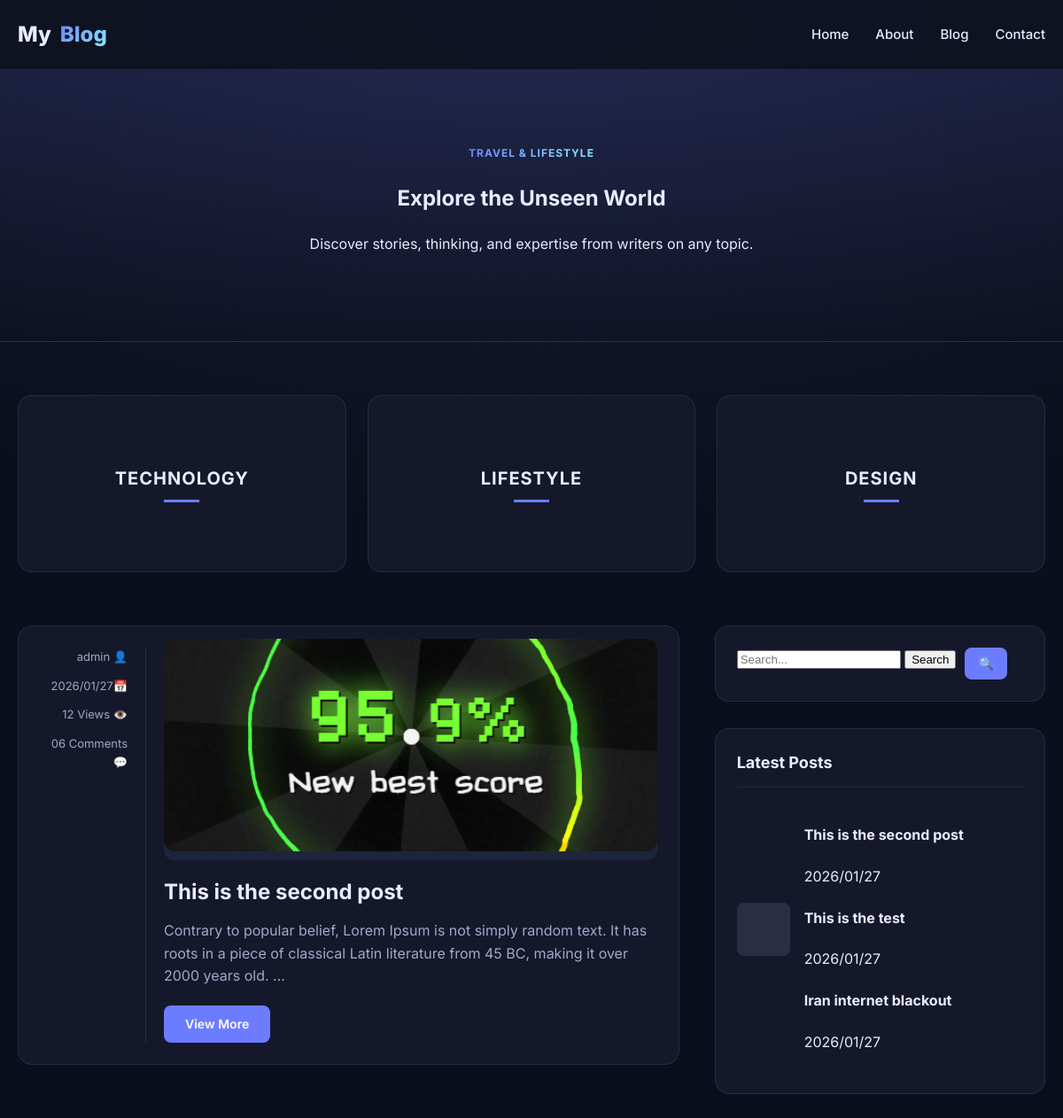
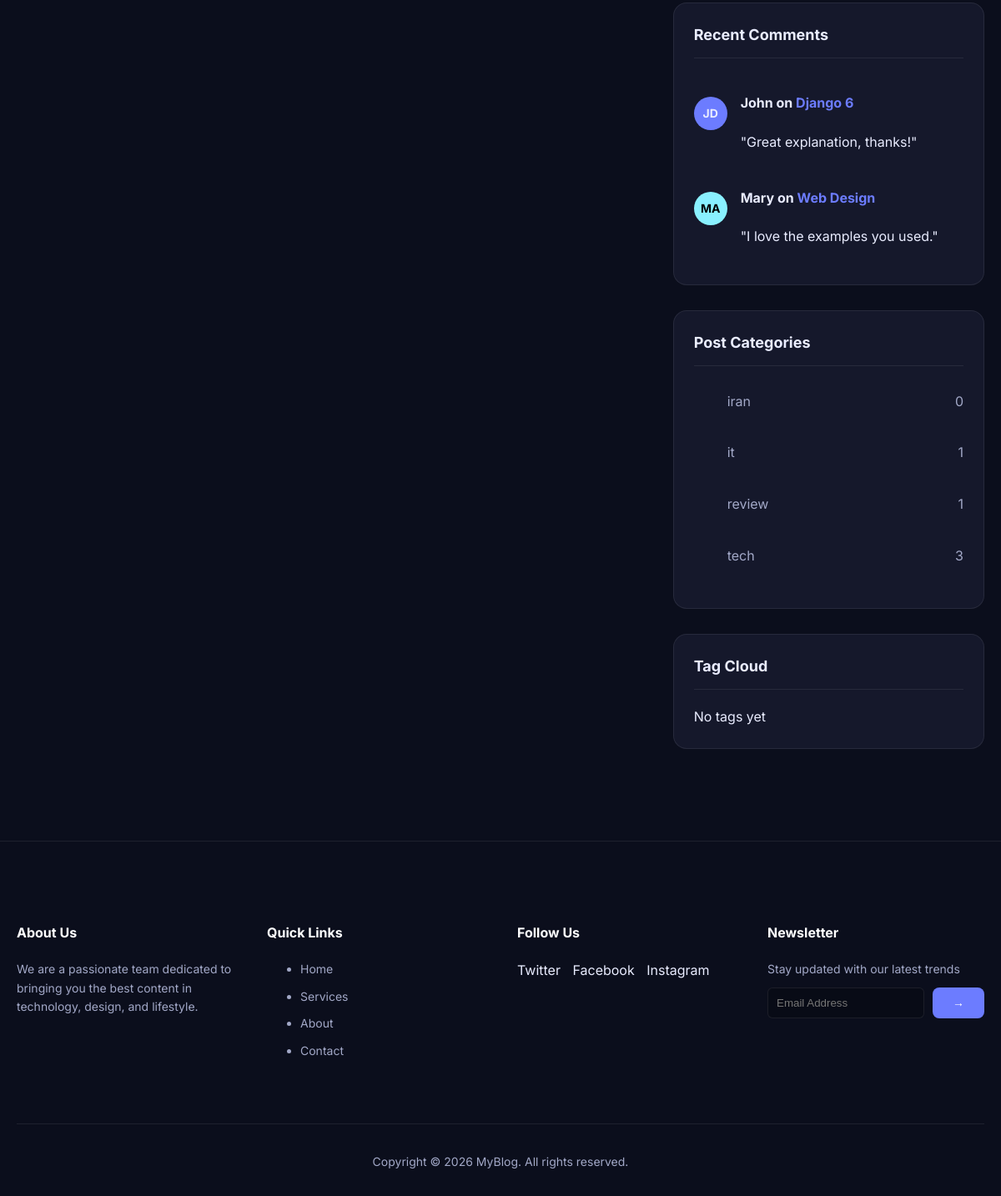
The page /category/it on the database its author committed (2 pictures, top to bottom).
### posts/models.py (models this page shows, shortened)
class Post(models.Model):
    img = models.ImageField(upload_to='blog_images/', blank=True, null=True)
    title = models.CharField(max_length=200)
    content = models.TextField()
    author = models.ForeignKey(
        settings.AUTH_USER_MODEL,
        on_delete=models.CASCADE,
        related_name="posts"
    )
    created_date = models.DateTimeField(auto_now_add=True)
    updated_date = models.DateTimeField(auto_now=True)
    status = models.BooleanField(default=True)
    category = models.ManyToManyField(
        Category,
        related_name="posts",
        blank=True
    )
    tag = models.ManyToManyField(
        Tag,
        related_name="posts",
        blank=True
    )
    counted_views = models.IntegerField(default=0)

class Category(models.Model):
    name = models.CharField(max_length=100, unique=True)
    slug = models.SlugField(unique=True)
    class Meta:
      verbose_name_plural = "Categories"

### accounts/models.py (models this page shows)
class CustomUser(AbstractUser):
    phone_number = models.CharField(max_length=20, blank=False, null=False, default="09916716575")
    profile_picture = models.ImageField(upload_to='profiles/', blank=True, null=True)
    def __str__(self):
        return self.username

### posts/views.py (the view)
# urls.py: path('category/<slug:category_slug>', post_by_category, name='cat'),
def post_by_category(request, category_slug):
    category = get_object_or_404(Category, slug=category_slug)
    posts = Post.objects.filter(category=category, status=1).order_by('-created_date')
    categories = Category.objects.annotate(
        post_count=Count('posts', distinct=True)
    )
    return render(request, 'posts/blog.html', {
        'posts': posts,
        'current_category': category,
        'categories': categories
    })

### posts/templatetags/blog_tags.py (called while the page is built)
@register.inclusion_tag('posts/partials/sidebar/latest_posts.html')
def show_latest_posts(count=3):
    posts = Post.objects.all().order_by('-id')[:count]
    return {'posts': posts}

### templates/posts/blog.html (shortened to what this page needs)
{% extends 'base.html' %}
{% load blog_tags %}
{% block content %}
  <section class="hero">
    <div class="container">
      <span class="badge">Travel & Lifestyle</span>
      <h1>Explore the Unseen World</h1>
      <p>Discover stories, thinking, and expertise from writers on any topic.</p>
    </div>
  </section>
  <section class="top-cats">
    <div class="container">
      <div class="cat-grid">
        <div class="cat-card">
          <div class="cat-overlay">
            <div class="cat-title">Technology</div>
            <div class="cat-line"></div>
          </div>
        </div>
        <div class="cat-card">
          <div class="cat-overlay">
            <div class="cat-title">Lifestyle</div>
            <div class="cat-line"></div>
          </div>
        </div>
        <div class="cat-card">
          <div class="cat-overlay">
            <div class="cat-title">Design</div>
            <div class="cat-line"></div>
          </div>
        </div>
      </div>
    </div>
  </section>
  <section class="main-area">
    <div class="container layout-grid">
      <div class="posts-list">
        {% for post in posts %}
        <article class="post-item">
          <div class="post-meta-side">
            <div>{{post.author}} <span>👤</span></div>
            <div>{{post.created_date|date:"Y/m/d"}}<span>📅</span></div>
            <div>{{post.counted_views}} Views <span>👁️</span></div>
            <div>06 Comments <span>💬</span></div>
          </div>
          <div class="post-content">
             {% if post.img %}
            <div style="background: #1f243d; height: 240px; border-radius: 12px; margin-bottom: 20px; display: flex; align-items: center; justify-content: center; color: var(--muted);">
              <img src="{{post.img.url}}" alt="{{ post.title }}">
            </div>
              {% else %}
            <div style="background: #1f243d; height: 240px; border-radius: 12px; margin-bottom: 20px; display: flex; align-items: center; justify-content: center; color: var(--muted);">
              no image
            </div>
            {% endif %}
            <h2 class="post-title"><a href="{% url 'posts:single' pid=post.id %}">{{post.title}}</a></h2>
            <p class="post-excerpt">
              {{ post.content|truncatewords:30 }}
            </p>
            <a href="{% url 'posts:single' pid=post.id %}" class="btn">View More</a>
          </div>
        </article>
        {% endfor %}
      </div>
      <aside class="sidebar-widgets">
        {% include 'posts/partials/sidebar/search.html' %}
        {% show_latest_posts 3 %}
        {% include 'posts/partials/sidebar/recent_comments.html' %}
        {% include 'posts/partials/sidebar/categories.html' %}
        {% include 'posts/partials/sidebar/tag_cloud.html' %}
      </aside>
    </div>
  </section>
{% endblock %}

### templates/posts/partials/sidebar/latest_posts.html
<div class="widget">
  <h3 class="widget-title">Latest Posts</h3>
  <div class="mini-post">
    <div class="mini-thumb"></div>
    <div class="mini-details">
      {% for post in posts %}
      <h4><a href="{% url 'posts:single' pid=post.id %}">{{post.title}}</a></h4>
      <span class="date">{{post.created_date|date:"Y/m/d"}}</span>
      {% endfor %}
    </div>
  </div>
</div>

### templates/posts/partials/sidebar/categories.html
<div class="widget">
  <h3 class="widget-title">Post Categories</h3>
  {% for category in categories %}
  <ul class="cat-list">
    <li><a href="{% url 'posts:cat' category_slug=category.slug %}">{{category.name}}</a> <span>{{category.post_count}}</span></li>
  </ul>
{% endfor %}
</div>

### templates/base.html (style rules this page uses)
:root { --bg:#0f1220; --card:#15182b; --muted:#a2a8c7; --text:#e9ecff; --accent:#6c7cff; --accent-hover:#5a6ae6; --accent-2:#89f0ff; --border:rgba(255,255,255,.08); --gradient:linear-gradient(135deg,var(--accent),var(--accent-2)); }
* { box-sizing:border-box }
body { margin:0;font-family:Inter,system-ui,sans-serif;background:radial-gradient(1200px 600px at 50% 0%,#1a1e38,#0b0e1c),var(--bg);color:var(--text);line-height:1.6 }
a { text-decoration:none;color:inherit;transition:.2s }
.container { max-width:1200px;margin:0 auto;padding:0 20px }
.badge { background:var(--gradient);-webkit-background-clip:text;-webkit-text-fill-color:transparent;font-weight:700;text-transform:uppercase;font-size:12px;letter-spacing:1px }
.btn { display:inline-block;padding:10px 24px;background:var(--accent);color:white;border-radius:8px;font-weight:600;font-size:14px;transition:.2s;border:none;cursor:pointer }

### templates/posts/blog.html (style rules this page uses)
.hero { padding:80px 0;text-align:center;background:linear-gradient(180deg,rgba(108,124,255,.1),transparent);border-bottom:1px solid var(--border) }
.top-cats { padding:60px 0 }
.cat-grid { display:grid;grid-template-columns:repeat(auto-fit,minmax(300px,1fr));gap:24px }
.cat-card { position:relative;height:200px;border-radius:16px;overflow:hidden;border:1px solid var(--border);background:var(--card);transition:transform .3s }
.cat-overlay { position:absolute;inset:0;display:flex;flex-direction:column;justify-content:center;align-items:center }
.cat-title { font-size:20px;font-weight:700;text-transform:uppercase;letter-spacing:1px;margin-bottom:8px }
.cat-line { width:40px;height:3px;background:var(--accent) }
.main-area { padding-bottom:80px }
.layout-grid { display:grid;grid-template-columns:1fr;gap:40px }
@media (min-width:992px) { .layout-grid { grid-template-columns:2fr 1fr } }
.post-item { display:grid;grid-template-columns:1fr;gap:20px;margin-bottom:40px;padding:24px;background:var(--card);border-radius:16px;border:1px solid var(--border) }
@media (min-width:768px) { .post-item { grid-template-columns:120px 1fr } }
.post-meta-side { display:flex;flex-direction:column;gap:12px;font-size:13px;color:var(--muted);text-align:right;border-right:1px solid var(--border);padding-right:20px }
.post-content img { width:100%;height:240px;object-fit:cover;border-radius:12px;margin-bottom:20px }
.post-title { font-size:24px;font-weight:700;margin:0 0 12px;line-height:1.3 }
.post-excerpt { color:var(--muted);margin-bottom:20px }
.widget { background:var(--card);padding:24px;border-radius:16px;border:1px solid var(--border);margin-bottom:30px }
.widget-title { font-size:18px;font-weight:700;margin:0 0 20px;border-bottom:1px solid var(--border);padding-bottom:12px }
.mini-post { display:flex;gap:16px;margin-bottom:20px;align-items:center }
.mini-thumb { width:60px;height:60px;border-radius:8px;background:#2a2e45 }
.cat-list li { padding:10px 0;border-bottom:1px solid var(--border);display:flex;justify-content:space-between;color:var(--muted) }
.cat-list li:last-child { border-bottom:none }

### rows shown on the page
Post: author "admin", created_date "2026/01/27", counted_views "12", img (picture), title "This is the second post", content "Contrary to popular belief, Lorem Ipsum is not simply random text. It has roots in a piece of classical Latin literature from 45 BC, making it over 2000 years old. …"
Post: title "This is the test", created_date "2026/01/27"
Post: title "Iran internet blackout", created_date "2026/01/27"
Category: name "iran", post_count "0"
Category: name "it", post_count "1"
Category: name "review", post_count "1"
Category: name "tech", post_count "3"
